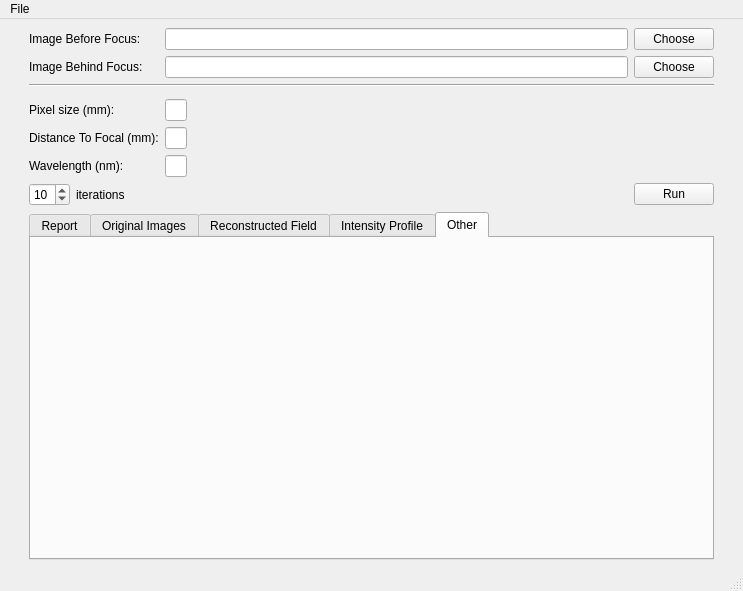
<?xml version="1.0" encoding="UTF-8"?>
<ui version="4.0">
 <class>MainWindow</class>
 <widget class="QMainWindow" name="MainWindow">
  <property name="geometry">
   <rect>
    <x>0</x>
    <y>0</y>
    <width>743</width>
    <height>591</height>
   </rect>
  </property>
  <property name="windowTitle">
   <string>Beam Retrieval</string>
  </property>
  <widget class="QWidget" name="centralwidget">
   <layout class="QVBoxLayout" name="verticalLayout_3">
    <item>
     <layout class="QVBoxLayout" name="verticalLayout_8">
      <property name="leftMargin">
       <number>20</number>
      </property>
      <property name="rightMargin">
       <number>20</number>
      </property>
      <item>
       <layout class="QGridLayout" name="gridLayout">
        <property name="leftMargin">
         <number>0</number>
        </property>
        <property name="topMargin">
         <number>0</number>
        </property>
        <property name="rightMargin">
         <number>0</number>
        </property>
        <item row="4" column="0">
         <widget class="QLabel" name="label">
          <property name="text">
           <string>Pixel size (mm):</string>
          </property>
         </widget>
        </item>
        <item row="4" column="1">
         <widget class="QLineEdit" name="pixel_size"/>
        </item>
        <item row="6" column="0">
         <widget class="QLabel" name="label_4">
          <property name="text">
           <string>Wavelength (nm):</string>
          </property>
         </widget>
        </item>
        <item row="4" column="3">
         <spacer name="horizontalSpacer">
          <property name="orientation">
           <enum>Qt::Horizontal</enum>
          </property>
          <property name="sizeType">
           <enum>QSizePolicy::Maximum</enum>
          </property>
          <property name="sizeHint" stdset="0">
           <size>
            <width>10000</width>
            <height>20</height>
           </size>
          </property>
         </spacer>
        </item>
        <item row="6" column="1">
         <widget class="QLineEdit" name="wavelength"/>
        </item>
        <item row="5" column="0">
         <widget class="QLabel" name="label_5">
          <property name="text">
           <string>Distance To Focal (mm):</string>
          </property>
         </widget>
        </item>
        <item row="0" column="4">
         <widget class="QPushButton" name="choose_image_before_focus_button">
          <property name="text">
           <string>Choose</string>
          </property>
         </widget>
        </item>
        <item row="1" column="4">
         <widget class="QPushButton" name="choose_image_behind_focus_button">
          <property name="text">
           <string>Choose</string>
          </property>
         </widget>
        </item>
        <item row="0" column="1" colspan="3">
         <widget class="QLineEdit" name="image_before_focus_path"/>
        </item>
        <item row="1" column="0">
         <widget class="QLabel" name="label_2">
          <property name="text">
           <string>Image Behind Focus:</string>
          </property>
         </widget>
        </item>
        <item row="0" column="0">
         <widget class="QLabel" name="label_3">
          <property name="text">
           <string>Image Before Focus:</string>
          </property>
         </widget>
        </item>
        <item row="3" column="2">
         <widget class="Line" name="line">
          <property name="orientation">
           <enum>Qt::Vertical</enum>
          </property>
         </widget>
        </item>
        <item row="1" column="1" colspan="3">
         <widget class="QLineEdit" name="image_behind_focus_path"/>
        </item>
        <item row="2" column="0" colspan="5">
         <widget class="Line" name="line_2">
          <property name="orientation">
           <enum>Qt::Horizontal</enum>
          </property>
         </widget>
        </item>
        <item row="5" column="1">
         <widget class="QLineEdit" name="distance_to_focal"/>
        </item>
       </layout>
      </item>
      <item>
       <layout class="QGridLayout" name="gridLayout_2">
        <property name="leftMargin">
         <number>0</number>
        </property>
        <property name="topMargin">
         <number>0</number>
        </property>
        <property name="rightMargin">
         <number>0</number>
        </property>
        <item row="0" column="2">
         <spacer name="horizontalSpacer_3">
          <property name="orientation">
           <enum>Qt::Horizontal</enum>
          </property>
          <property name="sizeHint" stdset="0">
           <size>
            <width>40</width>
            <height>20</height>
           </size>
          </property>
         </spacer>
        </item>
        <item row="0" column="0">
         <widget class="QSpinBox" name="iterations">
          <property name="minimum">
           <number>2</number>
          </property>
          <property name="value">
           <number>10</number>
          </property>
         </widget>
        </item>
        <item row="0" column="1">
         <widget class="QLabel" name="label_11">
          <property name="text">
           <string>iterations</string>
          </property>
         </widget>
        </item>
        <item row="0" column="3">
         <widget class="QPushButton" name="run_button">
          <property name="text">
           <string>Run</string>
          </property>
         </widget>
        </item>
       </layout>
      </item>
      <item>
       <widget class="QTabWidget" name="tabWidget">
        <property name="currentIndex">
         <number>4</number>
        </property>
        <widget class="QWidget" name="tab_report">
         <attribute name="title">
          <string>Report</string>
         </attribute>
         <layout class="QVBoxLayout" name="verticalLayout">
          <item>
           <widget class="QPlainTextEdit" name="report_field">
            <property name="font">
             <font>
              <family>Courier 10 Pitch</family>
             </font>
            </property>
            <property name="plainText">
             <string/>
            </property>
           </widget>
          </item>
         </layout>
        </widget>
        <widget class="QWidget" name="tab_original_images">
         <attribute name="title">
          <string>Original Images</string>
         </attribute>
         <layout class="QVBoxLayout" name="verticalLayout_2">
          <item>
           <layout class="QVBoxLayout" name="geometry_box">
            <item>
             <widget class="QWidget" name="widget" native="true"/>
            </item>
           </layout>
          </item>
         </layout>
        </widget>
        <widget class="QWidget" name="tab_reconstruced_field">
         <attribute name="title">
          <string>Reconstructed Field</string>
         </attribute>
         <layout class="QVBoxLayout" name="verticalLayout_7">
          <item>
           <layout class="QVBoxLayout" name="mesh_box">
            <item>
             <widget class="QWidget" name="widget_2" native="true"/>
            </item>
           </layout>
          </item>
         </layout>
        </widget>
        <widget class="QWidget" name="tab_intensity_profile">
         <attribute name="title">
          <string>Intensity Profile</string>
         </attribute>
         <layout class="QVBoxLayout" name="verticalLayout_6">
          <item>
           <layout class="QVBoxLayout" name="nodal_values_box">
            <item>
             <widget class="QWidget" name="widget_3" native="true"/>
            </item>
           </layout>
          </item>
         </layout>
        </widget>
        <widget class="QWidget" name="tab_other">
         <attribute name="title">
          <string>Other</string>
         </attribute>
         <layout class="QVBoxLayout" name="verticalLayout_5">
          <item>
           <layout class="QVBoxLayout" name="element_values_box">
            <item>
             <widget class="QWidget" name="widget_4" native="true"/>
            </item>
           </layout>
          </item>
         </layout>
        </widget>
       </widget>
      </item>
     </layout>
    </item>
   </layout>
  </widget>
  <widget class="QMenuBar" name="menubar">
   <property name="geometry">
    <rect>
     <x>0</x>
     <y>0</y>
     <width>743</width>
     <height>21</height>
    </rect>
   </property>
   <widget class="QMenu" name="menuFile">
    <property name="title">
     <string>File</string>
    </property>
    <addaction name="action_new"/>
    <addaction name="action_open"/>
    <addaction name="action_save"/>
    <addaction name="action_save_as"/>
    <addaction name="action_exit"/>
   </widget>
   <addaction name="menuFile"/>
  </widget>
  <widget class="QStatusBar" name="statusbar"/>
  <action name="action_new">
   <property name="text">
    <string>New</string>
   </property>
  </action>
  <action name="action_open">
   <property name="text">
    <string>Open</string>
   </property>
  </action>
  <action name="action_save">
   <property name="text">
    <string>Save</string>
   </property>
  </action>
  <action name="action_save_as">
   <property name="text">
    <string>Save As...</string>
   </property>
  </action>
  <action name="action_exit">
   <property name="text">
    <string>Exit</string>
   </property>
  </action>
  <action name="action_execute">
   <property name="text">
    <string>Execute</string>
   </property>
  </action>
 </widget>
 <resources/>
 <connections/>
</ui>
